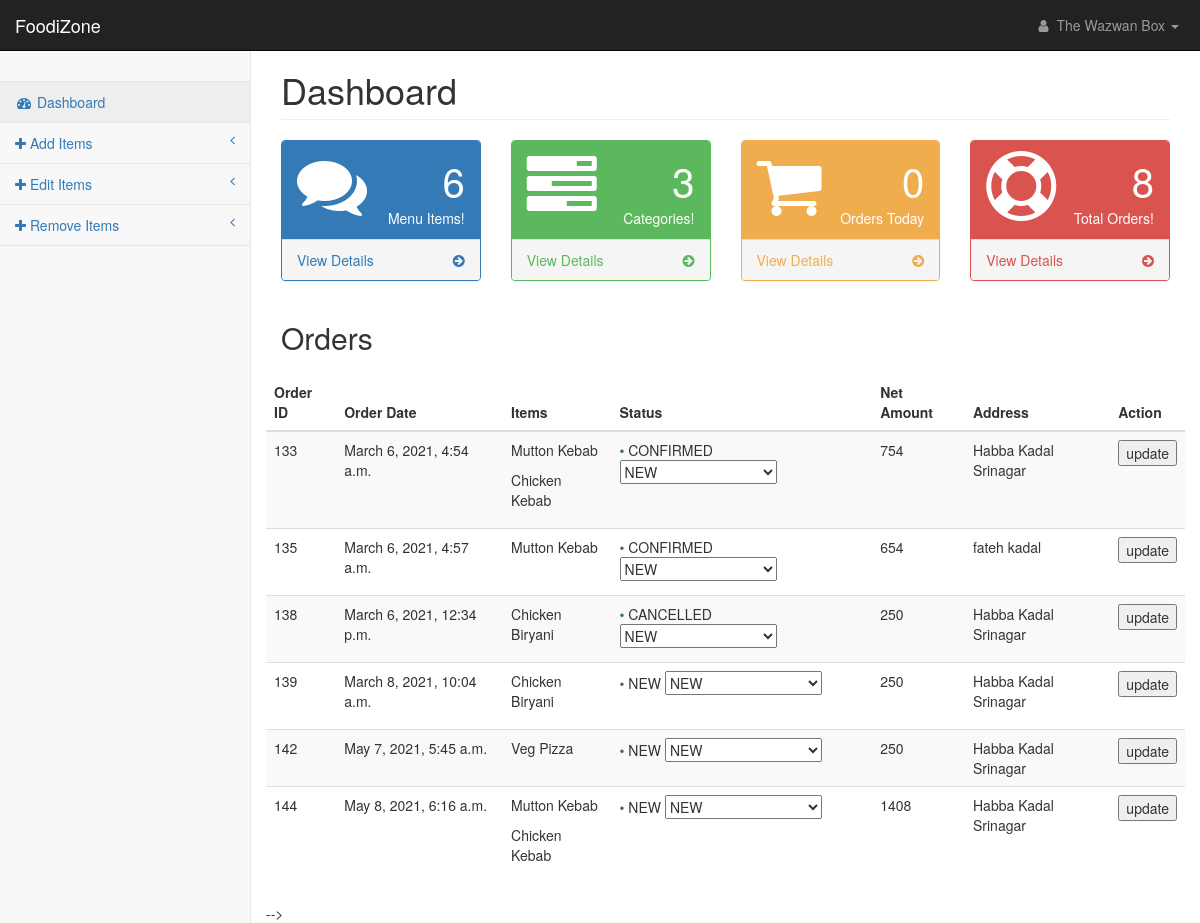
The page /dashboard/13 (signed in) on the database its author committed.
### foodapp/models.py (models this page shows, shortened)
class Newsignup(models.Model):
    restaurentname = models.CharField('restaurentname', max_length=300, null=True, blank=True)
    username = models.CharField('username', max_length=300, null=True, blank=True)
    email = models.EmailField('email')
    password = models.CharField('password',max_length=300)
    address = models.CharField('address', max_length=300,null=True, blank=True)
    restaurentspeaciality = models.CharField('restaurentspeaciality', max_length=300, null=True, blank=True)
    restaurentimage = models.ImageField(upload_to="images",null=True, blank=True)

class Cart(models.Model):
    items_all = models.ManyToManyField(CartItem)
    user = models.ForeignKey(Users, on_delete=models.CASCADE)
    grand_total = models.IntegerField()
    address = models.CharField('address',max_length=100)
    order_status = models.CharField(max_length=50, choices=ORDER_STATUS_CHOICES, default='NEW')

class CartItem(models.Model):
    item = models.ForeignKey(food_items, on_delete=models.CASCADE)
    quantity = models.IntegerField(default=1)
    order_date = models.DateTimeField(auto_now_add=True)
    ordered_by = models.ForeignKey(Users, on_delete=models.CASCADE)
    added_to_cart = models.BooleanField(default=False)

class food_items(models.Model):
    food_name = models.CharField('food_name',max_length=50)
    food_description = models.CharField('food_description', max_length=300, null=True, blank=True)
    category = models.CharField('category', max_length=400, null=True, blank=True)
    item_price =  models.CharField('item_price',max_length=300)
    item_image =  models.ImageField(upload_to="images",null=True, blank=True)
    item_ingredents =  models.CharField('item_ingredents',max_length=300)
    restaurent = models.ForeignKey(Newsignup,on_delete=models.CASCADE)

### foodapp/views.py (the view)
# urls.py: path('dashboard/<result_id>', dashboard, name='dashboard'),
def dashboard(request, result_id):
     rest_id = int(request.session['res_id'])
     result = Newsignup.objects.get(pk=int(result_id))
     name_rest= result.restaurentname
     total_orders = Cart.objects.filter(items_all__item__restaurent__pk=result.id).count()
     orders_today = Cart.objects.filter(items_all__item__restaurent__pk=result.id, items_all__order_date__date= datetime.today().date()).count()
     total_items = food_items.objects.filter(restaurent__pk=result.id).count()
     total_catagories =  len({item.category.lower() for item  in food_items.objects.filter(restaurent__pk=result.id)})
     orders = set(Cart.objects.filter(items_all__item__restaurent__pk=result.id))
     print(">>>>>>>>>>>>>. ", len(orders))
     return render(request, 'dashboard.html',{'rest_id':rest_id,'res_owner':name_rest, 'total_orders': total_orders, 'orders_today': orders_today, 'total_items': total_items, 'orders':orders,'total_catagories':total_catagories})

### foodapp/templates/dashboard.html (shortened to what this page needs)
<!DOCTYPE html>
{% load static %}
{% block content %}
<html lang="en">
<head>
    <link href="{% static 'bootstrap.min.css' %}" rel="stylesheet">
    <link href="{% static 'startmin.css' %}" rel="stylesheet">
    <link href=" {% static 'metisMenu.min.css' %}" rel="stylesheet">
    <link href="{% static 'timeline.css' %}" rel="stylesheet">
    <link href="{% static 'font-awesome.min.css' %}" rel="stylesheet" type="text/css">
</head>
<body>
    <div id="wrapper">
        <nav class="navbar navbar-inverse navbar-fixed-top" role="navigation">
            <div class="navbar-header">
                <a class="navbar-brand" href="{% url 'dashboard' rest_id %}">FoodiZone</a>
            </div>
            <ul class="nav navbar-right navbar-top-links">
                <li class="dropdown">
                    <a class="dropdown-toggle" data-toggle="dropdown" href="#">
                        <i class="fa fa-user fa-fw"></i> {{res_owner}} <b class="caret"></b>
                    </a>
                </li>
            </ul>
            <div class="navbar-default sidebar" role="navigation">
                <div class="sidebar-nav navbar-collapse">
                    <ul class="nav" id="side-menu">
                        <li class="sidebar-search">
                        </li>
                        <li>
                            <a href="" class="active"><i class="fa fa-dashboard fa-fw"></i> Dashboard</a>
                        </li>
                        <li>
                            <a href="{% url 'add_item' %}"><i class="fa fa-plus" aria-hidden="true"></i> Add Items<span
                                    class="fa arrow"></span></a>
                        </li>
                        <li>
                            <a href="{% url 'edit_item' %}"><i class="fa fa-plus" aria-hidden="true"></i> Edit Items<span
                                    class="fa arrow"></span></a>
                        </li>
                        <li>
                            <a href="{% url 'remove_menu' %}"><i class="fa fa-plus" aria-hidden="true"></i> Remove Items<span
                                    class="fa arrow"></span></a>
                        </li>
                    </ul>
                </div>
            </div>
        </nav>
        <div id="page-wrapper">
            <div class="container-fluid">
                <div class="row">
                    <div class="col-lg-12">
                        <h1 class="page-header">Dashboard</h1>
                    </div>
                </div>
                <div class="row">
                    <div class="col-lg-3 col-md-6">
                        <div class="panel panel-primary">
                            <div class="panel-heading">
                                <div class="row">
                                    <div class="col-xs-3">
                                        <i class="fa fa-comments fa-5x"></i>
                                    </div>
                                    <div class="col-xs-9 text-right">
                                        <div class="huge">{{total_items}}</div>
                                        <div>Menu Items!</div>
                                    </div>
                                </div>
                            </div>
                            <a href="#">
                                <div class="panel-footer">
                                    <span class="pull-left">View Details</span>
                                    <span class="pull-right"><i class="fa fa-arrow-circle-right"></i></span>
                                    <div class="clearfix"></div>
                                </div>
                            </a>
                        </div>
                    </div>
                    <div class="col-lg-3 col-md-6">
                        <div class="panel panel-green">
                            <div class="panel-heading">
                                <div class="row">
                                    <div class="col-xs-3">
                                        <i class="fa fa-tasks fa-5x"></i>
                                    </div>
                                    <div class="col-xs-9 text-right">
                                        <div class="huge">{{total_catagories}}</div>
                                        <div>Categories!</div>
                                    </div>
                                </div>
                            </div>
                            <a href="#">
                                <div class="panel-footer">
                                    <span class="pull-left">View Details</span>
                                    <span class="pull-right"><i class="fa fa-arrow-circle-right"></i></span>
                                    <div class="clearfix"></div>
                                </div>
                            </a>
                        </div>
                    </div>
                    <div class="col-lg-3 col-md-6">
                        <div class="panel panel-yellow">
                            <div class="panel-heading">
                                <div class="row">
                                    <div class="col-xs-3">
                                        <i class="fa fa-shopping-cart fa-5x"></i>
                                    </div>
                                    <div class="col-xs-9 text-right">
                                        <div class="huge">{{orders_today}}</div>
                                        <div>Orders Today</div>
                                    </div>
                                </div>
                            </div>
                            <a href="#">
                                <div class="panel-footer">
                                    <span class="pull-left">View Details</span>
                                    <span class="pull-right"><i class="fa fa-arrow-circle-right"></i></span>
                                    <div class="clearfix"></div>
                                </div>
                            </a>
                        </div>
                    </div>
                    <div class="col-lg-3 col-md-6">
                        <div class="panel panel-red">
                            <div class="panel-heading">
                                <div class="row">
                                    <div class="col-xs-3">
                                        <i class="fa fa-support fa-5x"></i>
                                    </div>
                                    <div class="col-xs-9 text-right">
                                        <div class="huge">{{total_orders}}</div>
                                        <div>Total Orders!</div>
                                    </div>
                                </div>
                            </div>
                            <a href="#">
                                <div class="panel-footer">
                                    <span class="pull-left">View Details</span>
                                    <span class="pull-right"><i class="fa fa-arrow-circle-right"></i></span>
                                    <div class="clearfix"></div>
                                </div>
                            </a>
                        </div>
                    </div>
                </div>
                <div class="row">
                    <div class="col-lg-12">
                        <div class="table-wrapper">
                            <div class="table-title">
                                <div class="row">
                                    <div class="col-sm-4">
                                        <h2>Orders</b></h2>
                                    </div>
                                </div>
                            </div>
                            <div class="table-filter">
                                <div class="row">
                                    <table class="table table-striped table-hover">
                                        <thead>
                                            <tr>
                                                <th>Order ID</th>
                                                <th>Order Date</th>
                                                <th>Items</th>
                                                <th>Status</th>
                                                <th>Net Amount</th>
                                                <th>Address</th>
                                                <th>Action</th>
                                            </tr>
                                        </thead>
                                        <tbody>
                                            {% for order in orders %}
                                            <form action="{% url 'status_check' %}" method="POST">
                                            <tr>
                                                <td>{{order.id}}</td>
                                                <td>
                                                    <p>{{order.items_all.all.0.order_date}}</p>
                                                </td>
                                                <td>
                                                    {% for values in order.items_all.all %}
                                                    <p>
                                                        {{values.item.food_name}}</p>
                                                    {% endfor %}
                                                </td>
                                                <td><span class="status text-success">&bull;</span>
                                                    {{order.order_status}}  <select name="status" id="status">
                                                        <option value="NEW">NEW</option>
                                                    </select>  </td>
                                                <td>{{order.grand_total}}</td>
                                                <td>{{order.address}}</td>
                                                <td> <input type="submit" value="update"> </td>
                                            </tr>
                                            </form>
                                            {% endfor %}
                                        </tbody>
                                    </table>
                                </div>
                            </div>
                        </div>
                    </div>
                </div>
            </div> -->
        </div>
</body>
</html>
{% endblock %}

### foodapp/static/startmin.css (style rules this page uses)
body { background-color: #f8f8f8; }
#wrapper { width: 100%; }
#page-wrapper { padding-top: 30px; min-height: 568px; background-color: #fff; }
@media (min-width:768px) { #page-wrapper { position: inherit; margin-left: 250px; padding: 30px 15px 0 15px; border-left: 1px solid #e7e7e7; } }
.navbar-header { float: left; }
.navbar-right { text-align: right; }
.navbar-top-links { margin: 0; }
.navbar-top-links li { display: inline-block; }
.navbar-top-links li:last-child { margin-right: 6px; }
.navbar-top-links li a { padding: 15px; min-height: 50px; }
.navbar-top-links>li>a { color: #999; }
.sidebar .sidebar-nav.navbar-collapse { padding-right: 0; padding-left: 0; }
.sidebar .sidebar-search { padding: 15px; }
.sidebar ul li { border-bottom: 1px solid #e7e7e7; }
.sidebar ul li a.active { background-color: #eee; }
.sidebar .arrow { float: right; }
.sidebar .fa.arrow:before { content: "\f104"; }
@media (min-width:768px) { .sidebar { z-index: 1; position: absolute; width: 250px; margin-top: 51px; } }
.huge { font-size: 40px; }
.panel-green { border-color: #5cb85c; }
.panel-green .panel-heading { border-color: #5cb85c; color: #fff; background-color: #5cb85c; }
.panel-green a { color: #5cb85c; }
.panel-red { border-color: #d9534f; }
.panel-red .panel-heading { border-color: #d9534f; color: #fff; background-color: #d9534f; }
.panel-red a { color: #d9534f; }
.panel-yellow { border-color: #f0ad4e; }
.panel-yellow .panel-heading { border-color: #f0ad4e; color: #fff; background-color: #f0ad4e; }
.panel-yellow a { color: #f0ad4e; }

### rows shown on the page
Newsignup: restaurentname "The Wazwan Box"
Cart: id "133", items_all.all.0.order_date "March 6, 2021, 4:54 a.m.", order_status "CONFIRMED", grand_total "754", address "Habba Kadal Srinagar"
CartItem: item.food_name "Mutton Kebab"
CartItem: item.food_name "Chicken Kebab"
Cart: id "135", items_all.all.0.order_date "March 6, 2021, 4:57 a.m.", order_status "CONFIRMED", grand_total "654", address "fateh kadal"
CartItem: item.food_name "Mutton Kebab"
Cart: id "138", items_all.all.0.order_date "March 6, 2021, 12:34 p.m.", order_status "CANCELLED", grand_total "250", address "Habba Kadal Srinagar"
CartItem: item.food_name "Chicken Biryani"
Cart: id "139", items_all.all.0.order_date "March 8, 2021, 10:04 a.m.", order_status "NEW", grand_total "250", address "Habba Kadal Srinagar"
CartItem: item.food_name "Chicken Biryani"
Cart: id "142", items_all.all.0.order_date "May 7, 2021, 5:45 a.m.", order_status "NEW", grand_total "250", address "Habba Kadal Srinagar"
CartItem: item.food_name "Veg Pizza"
Cart: id "144", items_all.all.0.order_date "May 8, 2021, 6:16 a.m.", order_status "NEW", grand_total "1408", address "Habba Kadal Srinagar"
CartItem: item.food_name "Mutton Kebab"
CartItem: item.food_name "Chicken Kebab"

### other values the page prints
{{ total_items }} "6"
{{ total_catagories }} "3"
{{ orders_today }} "0"
{{ total_orders }} "8"
